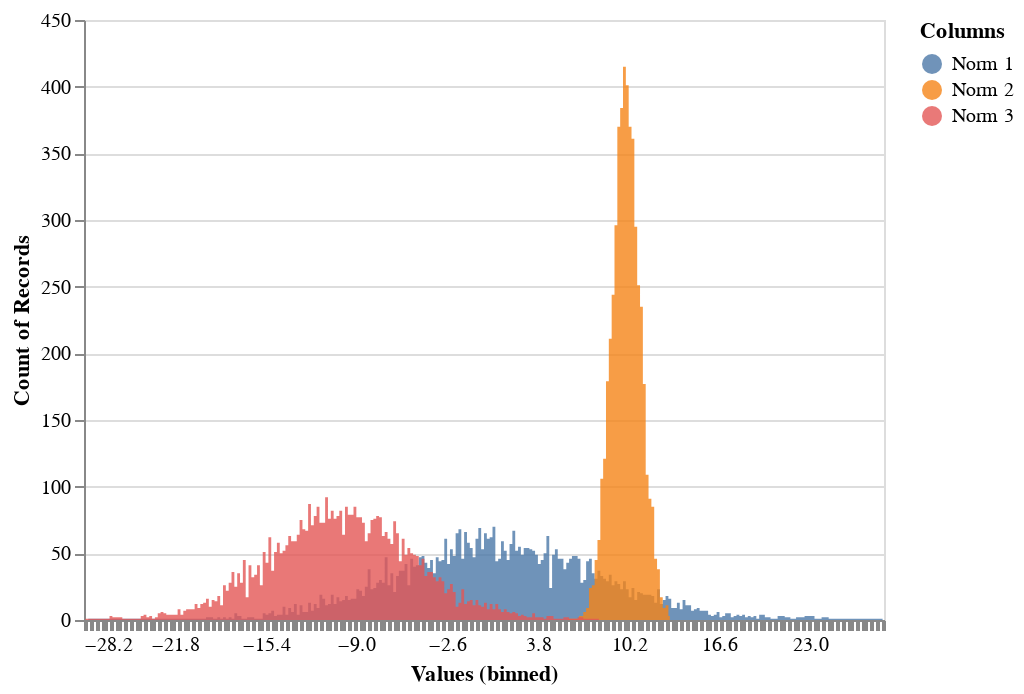

The notebook cell saved with this chart:
### Code cell
# (3) Compound Histogram Altair
df = pd.DataFrame({'Norm 1': stats.norm(1,7).rvs(5000),
                   'Norm 2': stats.norm(10,1).rvs(5000),
                   'Norm 3': stats.norm(-10,5).rvs(5000)})

alt.Chart(df).transform_fold(
    ['Norm 1', 'Norm 2', 'Norm 3'],
    as_=['Columns', 'Values']
).mark_area(
    opacity=0.8,
    interpolate='step'
).encode(
    alt.X('Values:Q', bin=alt.Bin(maxbins=300)),
    alt.Y('count()', stack=None),
    alt.Color('Columns:N'))

### Figure 1 — Vega-Lite specification as saved in the notebook (floating-point values rounded to 4 significant figures; data arrays with more than 128 entries replaced by an {"elided": "..."} marker saying what was removed)
{"config": {"view": {"continuousWidth": 400, "continuousHeight": 300}}, "data": {"name": "data-26334d2dc348eabd26ec22e9b58af73d"}, "mark": {"type": "area", "interpolate": "step", "opacity": 0.8}, "encoding": {"color": {"field": "Columns", "type": "nominal"}, "x": {"bin": {"maxbins": 300}, "field": "Values", "type": "quantitative"}, "y": {"aggregate": "count", "stack": null, "type": "quantitative"}}, "transform": [{"fold": ["Norm 1", "Norm 2", "Norm 3"], "as": ["Columns", "Values"]}], "$schema": "https://vega.github.io/schema/vega-lite/v4.17.0.json", "datasets": {"data-26334d2dc348eabd26ec22e9b58af73d": {"elided": "5000 records"}}}
